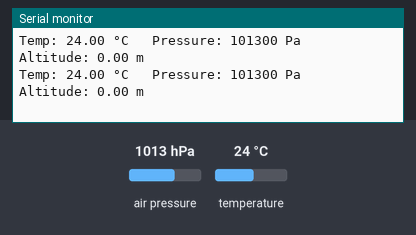
Recording of a program running on a simulated Teensy 4. Parts: the last lines printed to the serial monitor. The test bench sets the inputs (shaded band); at power-on: air pressure 1013 hPa, temperature 24 °C.

Above: at 1.4 s.
1.5 s: air pressure set to 952 hPa
At 1.76 s:
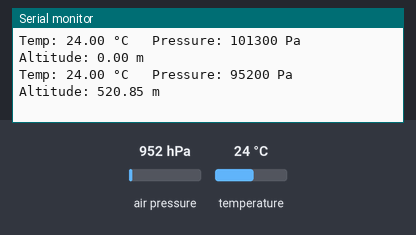
3.0 s: temperature set to 12 °C
At 3.17 s:
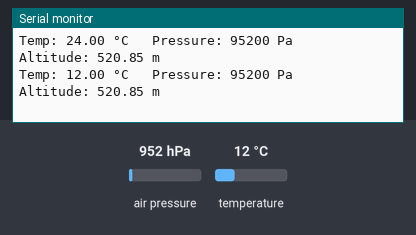
4.5 s: air pressure set to 975 hPa
At 4.57 s:
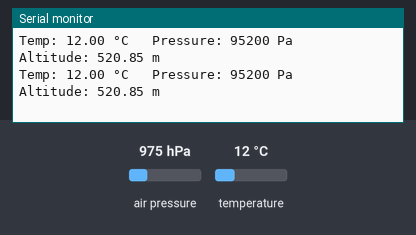
Timing chart, 0 to 7.5 s (numbered marks = the images above; inputs shaded):
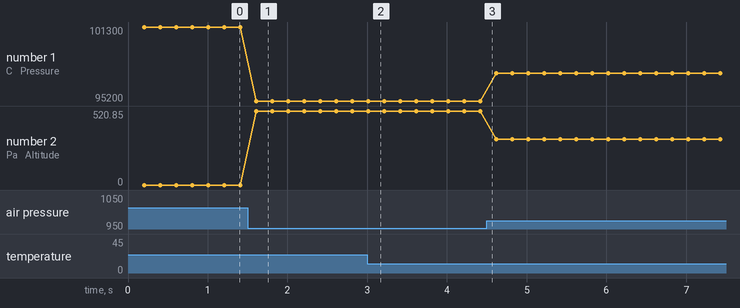

The program:

main.cpp
```cpp
#include <Arduino.h>
#include <Wire.h>
#include <MS5611.h>

// Create MS5611 object
MS5611 ms5611;

// Baseline (launch pad) pressure in Pascals
// This will be calibrated at startup
float baselinePressure = 101325.0f;

void setup() {
    Serial.begin(115200);
    Wire.begin();

    // Initialize MS5611 sensor
    Serial.println("Initializing MS5611...");
    if (!ms5611.begin()) {
        Serial.println("MS5611 NOT found!");
        while (1);  // Halt if sensor not detected
    }
    Serial.println("MS5611 detected!");

    // Calibrate baseline pressure at startup (launch pad reference)
    // Average a few readings to reduce noise
    const int samples = 20;
    float sum = 0.0f;

    for (int i = 0; i < samples; i++) {
        float p = ms5611.readPressure();
        if (p > 0.0f) {
            sum += p;
        }
        delay(10);  // small delay during calibration only
    }

    baselinePressure = sum / samples;

    Serial.print("Baseline Pressure (Pa): ");
    Serial.println(baselinePressure, 0);
}

void loop() {

    // Read temperature (°C)
    float temperature = ms5611.readTemperature();

    // Read pressure (Pa)
    float pressure = ms5611.readPressure();

    // Basic sanity check for pressure read
    if (pressure <= 0.0f) {
        Serial.println("Pressure read error!");
        return;
    }

    // Calculate altitude relative to launch pad
    // Uses baseline pressure instead of fixed sea-level value
    float altitude = ms5611.getAltitude(pressure, baselinePressure);

    // Clean, formatted serial output
    Serial.print("Temp: ");
    Serial.print(temperature, 2);
    Serial.print(" °C   Pressure: ");
    Serial.print(pressure, 0);
    Serial.print(" Pa   Altitude: ");
    Serial.print(altitude, 2);
    Serial.println(" m");

    delay(200);  // unchanged as requested
}
```

Measured:
- after the input at 1.5 s, the serial monitor: prints a new line after 0.11 s (image 1)
- after the input at 3.0 s, the serial monitor: prints a new line at once (image 2)
- plotted number 1: 101300 → 95200 after the input at 1.5 s, 95200 → 97500 after the input at 4.5 s
- plotted number 2: 0 → 520.85 after the input at 1.5 s, 520.85 → 321.37 after the input at 4.5 s
